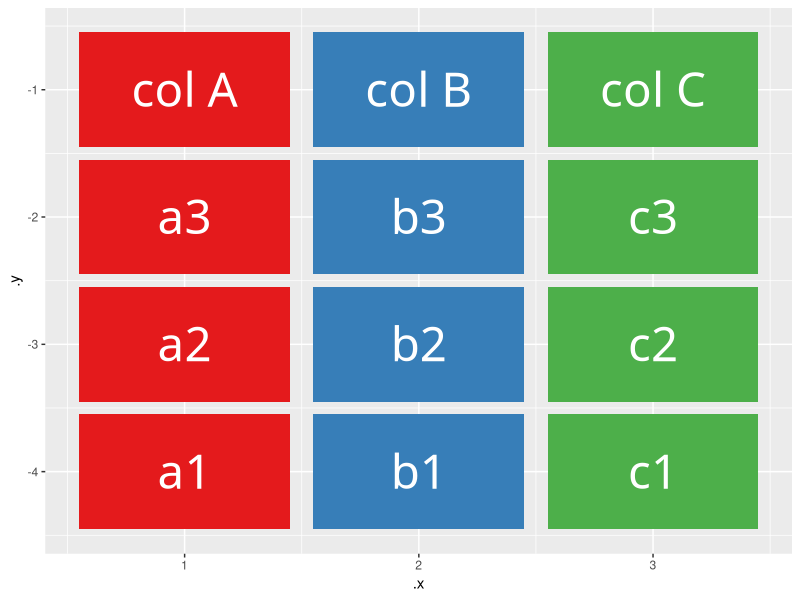

The R source for this figure: (Note: this script raises an error after producing the figure.)
# arrange() df

library(tidyverse)
library(gganimate)

# ascend

arrange_df_before <- tribble(
  ~.y, ~label, ~value, ~.x, ~color,
  -1, "col_A", "col A", 1, "#E41A1C",
  -4, "col_A", "a1", 1, "#E41A1C",
  -3, "col_A", "a2", 1, "#E41A1C",
  -2, "col_A", "a3", 1, "#E41A1C",
  -1, "col_B", "col B", 2, "#377EB8",
  -4, "col_B", "b1", 2, "#377EB8",
  -3, "col_B", "b2", 2, "#377EB8",
  -2, "col_B", "b3", 2, "#377EB8",
  -1, "col_C", "col C", 3, "#4DAF4A",
  -4, "col_C", "c1", 3, "#4DAF4A",
  -3, "col_C", "c2", 3, "#4DAF4A",
  -2, "col_C", "c3", 3, "#4DAF4A"
)

arrange_df_before$frame <- 1


arrange_df_after <- tribble(
  ~.y, ~label, ~value, ~.x, ~color,
  -1, "col_A", "col A", 1, "#E41A1C",
  -2, "col_A", "a1", 1, "#E41A1C",
  -3, "col_A", "a2", 1, "#E41A1C",
  -4, "col_A", "a3", 1, "#E41A1C",
  -1, "col_B", "col B", 2, "#377EB8",
  -2, "col_B", "b1", 2, "#377EB8",
  -3, "col_B", "b2", 2, "#377EB8",
  -4, "col_B", "b3", 2, "#377EB8",
  -1, "col_C", "col C", 3, "#4DAF4A",
  -2, "col_C", "c1", 3, "#4DAF4A",
  -3, "col_C", "c2", 3, "#4DAF4A",
  -4, "col_C", "c3", 3, "#4DAF4A"
)

arrange_df_after$frame <- 2

# testing
# test for both before and after dfs
arrange_df_before %>%
  ggplot() +
  aes(.x, .y, fill = color, label = value) +
  geom_tile(aes(alpha = 1), width = 0.9, height = 0.9) +
  geom_text(aes(x = .x, color = "white", size = 12), hjust = 0.5, family = "Fira Sans") +
  scale_fill_identity() +
  scale_alpha_identity() +
  scale_color_identity() +
  scale_size_identity()

arrange_df <- bind_rows(arrange_df_before, arrange_df_after)

arrange_df %>%
  ggplot() +
  aes(.x, .y, fill = color, label = value) +
  geom_tile(aes(alpha = 1), width = 0.9, height = 0.9) +
  geom_text(aes(x = .x, color = "white", size = 12), hjust = 0.5, family = "Fira Sans") +
  scale_fill_identity() +
  scale_alpha_identity() +
  scale_color_identity() +
  scale_size_identity() +
  ggtitle("df.sort_values(['colA'])") +
  theme_void() +
  theme(plot.title = element_text(family = "Fira Mono", hjust = 0.5, size = 24)) +
  transition_states(frame, transition_length = 2, state_length = 1) +
  enter_appear() +
  exit_disappear(early = TRUE) +
  ease_aes("sine-in-out") -> arrange_anim

arrange_anim <- animate(arrange_anim)
anim_save(here::here("images", "sort_values-pandas.gif"), arrange_anim)

###########################3

# descend

arrange_df_before_desc <- tribble(
  ~.y, ~label, ~value, ~.x, ~color,
  -1, "col_A", "col A", 1, "#E41A1C",
  -2, "col_A", "a1", 1, "#E41A1C",
  -3, "col_A", "a2", 1, "#E41A1C",
  -4, "col_A", "a3", 1, "#E41A1C",
  -1, "col_B", "col B", 2, "#377EB8",
  -2, "col_B", "b1", 2, "#377EB8",
  -3, "col_B", "b2", 2, "#377EB8",
  -4, "col_B", "b3", 2, "#377EB8",
  -1, "col_C", "col C", 3, "#4DAF4A",
  -2, "col_C", "c1", 3, "#4DAF4A",
  -3, "col_C", "c2", 3, "#4DAF4A",
  -4, "col_C", "c3", 3, "#4DAF4A"
)

arrange_df_before_desc$frame <- 1

arrange_df_after_desc <- tribble(
  ~.y, ~label, ~value, ~.x, ~color,
  -1, "col_A", "col A", 1, "#E41A1C",
  -4, "col_A", "a1", 1, "#E41A1C",
  -3, "col_A", "a2", 1, "#E41A1C",
  -2, "col_A", "a3", 1, "#E41A1C",
  -1, "col_B", "col B", 2, "#377EB8",
  -4, "col_B", "b1", 2, "#377EB8",
  -3, "col_B", "b2", 2, "#377EB8",
  -2, "col_B", "b3", 2, "#377EB8",
  -1, "col_C", "col C", 3, "#4DAF4A",
  -4, "col_C", "c1", 3, "#4DAF4A",
  -3, "col_C", "c2", 3, "#4DAF4A",
  -2, "col_C", "c3", 3, "#4DAF4A"
)

arrange_df_after_desc$frame <- 2

# testing
# test for both before and after dfs
arrange_df_after_desc %>%
  ggplot() +
  aes(.x, .y, fill = color, label = value) +
  geom_tile(aes(alpha = 1), width = 0.9, height = 0.9) +
  geom_text(aes(x = .x, color = "white", size = 12), hjust = 0.5, family = "Fira Sans") +
  scale_fill_identity() +
  scale_alpha_identity() +
  scale_color_identity() +
  scale_size_identity()

arrange_df_desc <- bind_rows(arrange_df_before_desc, arrange_df_after_desc)

arrange_df_desc %>%
  ggplot() +
  aes(.x, .y, fill = color, label = value) +
  geom_tile(aes(alpha = 1), width = 0.9, height = 0.9) +
  geom_text(aes(x = .x, color = "white", size = 12), hjust = 0.5, family = "Fira Sans") +
  scale_fill_identity() +
  scale_alpha_identity() +
  scale_color_identity() +
  scale_size_identity() +
  ggtitle("df.sort_values(['colA'], ascending = False)") +
  theme_void() +
  theme(plot.title = element_text(family = "Fira Mono", hjust = 0.5, size = 16)) +
  transition_states(frame, transition_length = 2, state_length = 1) +
  enter_appear() +
  exit_disappear(early = TRUE) +
  ease_aes("sine-in-out") -> arrange_desc_anim

arrange_desc_anim <- animate(arrange_desc_anim)
anim_save(here::here("images", "sort_values_desc-pandas.gif"), arrange_desc_anim)
